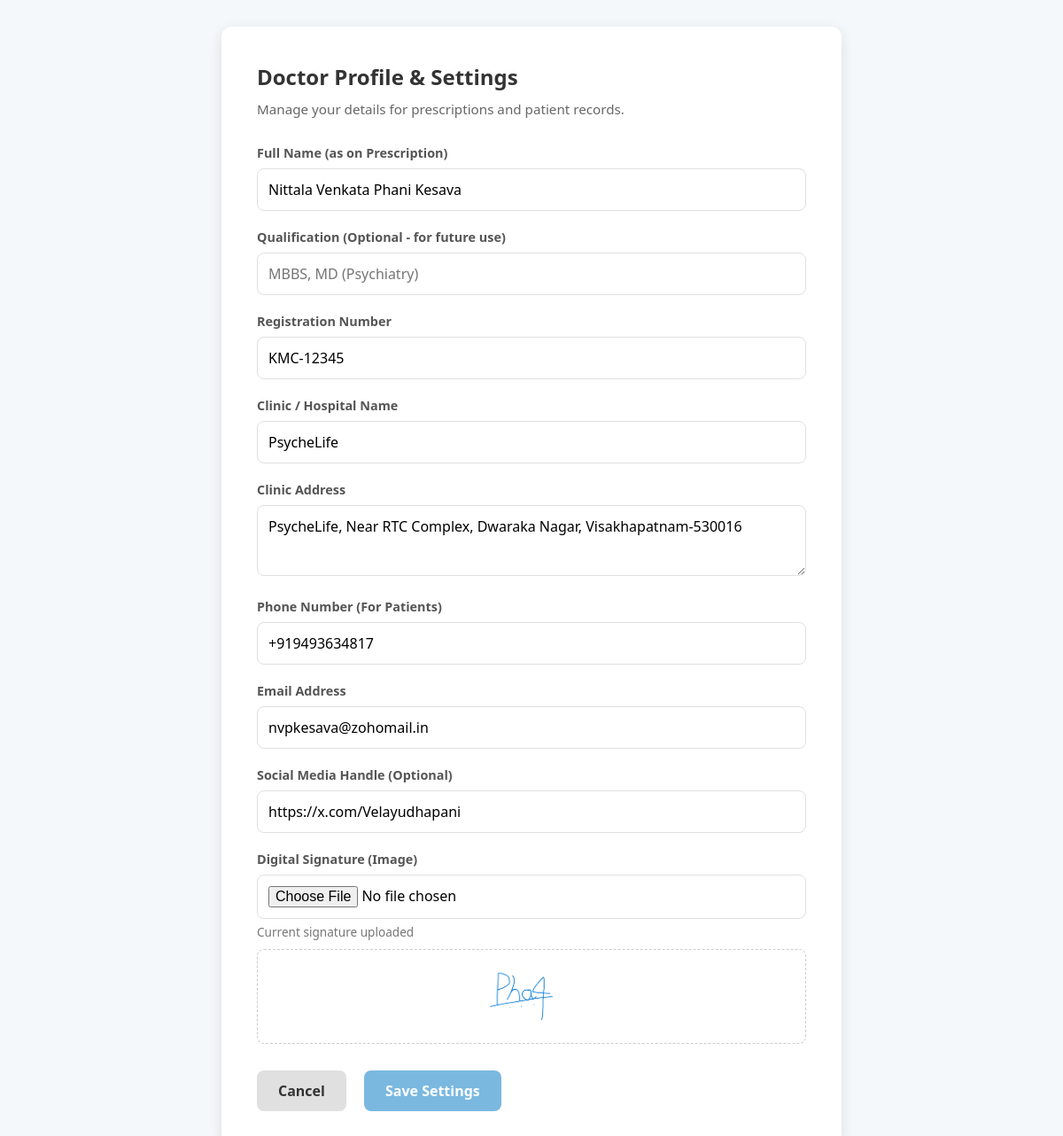
/profile (signed in), run on the app's committed database.
### models.py (models this page shows)
class Doctor(db.Model):
    __tablename__ = 'doctors'
    id = db.Column(db.Integer, primary_key=True)
    username = db.Column(db.String(80), unique=True, nullable=False)
    password_hash = db.Column(db.String(120), nullable=False)
    full_name = db.Column(db.String(100)) # e.g. "Dr. John Doe"
    clinic_name = db.Column(db.String(200))
    kmc_code = db.Column(db.String(50))
    address_text = db.Column(db.Text)
    social_handle = db.Column(db.String(100)) # e.g. "@drjohnpsych"
    signature_filename = db.Column(db.String(200)) # Path to uploaded image
    phone = db.Column(db.String(20))
    email = db.Column(db.String(120))
    patients = db.relationship('Patient', backref='doctor', lazy=True)

### app.py (the view, shortened to what this page needs)
@app.route('/profile', methods=['GET', 'POST'])
@doctor_required
def profile():
    doctor = Doctor.query.get(session.get('doctor_id'))
    if not doctor:
        flash('Doctor not found.', 'error')
        return redirect(url_for('first_visit'))
    return render_template('profile.html', doctor=doctor)

### app.py (called while the page is built)
@app.context_processor
def utility_processor():
    return dict(format_frequency=format_frequency)

def doctor_required(f):
    @wraps(f)
    def decorated_function(*args, **kwargs):
        if 'logged_in' not in session or not session.get('logged_in'):
            flash('This action requires a registered doctor account.', 'error')
            return redirect(url_for('landing'))
        return f(*args, **kwargs)
    return decorated_function

### templates/profile.html (shortened to what this page needs)
<!DOCTYPE html>
<html lang="en">
<head>
</head>
<body>
    <div class="container">
        <h2>Doctor Profile & Settings</h2>
        <p class="subtitle">Manage your details for prescriptions and patient records.</p>
        <form method="POST" enctype="multipart/form-data">
            <div class="form-group">
                <label for="full_name">Full Name (as on Prescription)</label>
                <input type="text" id="full_name" name="full_name" value="{{ doctor.full_name or '' }}" placeholder="Dr. First Last">
            </div>
            <div class="form-group">
                <label for="qualification">Qualification (Optional - for future use)</label>
                <input type="text" id="qualification" name="qualification" value="" placeholder="MBBS, MD (Psychiatry)">
            </div>
            <div class="form-group">
                <label for="kmc_code">Registration Number</label>
                <input type="text" id="kmc_code" name="kmc_code" value="{{ doctor.kmc_code or '' }}" placeholder="KMC-12345">
            </div>
            <div class="form-group">
                <label for="clinic_name">Clinic / Hospital Name</label>
                <input type="text" id="clinic_name" name="clinic_name" value="{{ doctor.clinic_name or '' }}" placeholder="Sunshine Mind Clinic">
            </div>
            <div class="form-group">
                <label for="address_text">Clinic Address</label>
                <textarea id="address_text" name="address_text" placeholder="Full clinic address">{{ doctor.address_text or '' }}</textarea>
            </div>
            <div class="form-group">
                <label for="phone">Phone Number (For Patients)</label>
                <input type="text" id="phone" name="phone" value="{{ doctor.phone or '' }}" placeholder="+91 99999 88888">
            </div>
            <div class="form-group">
                <label for="email">Email Address</label>
                <input type="email" id="email" name="email" value="{{ doctor.email or '' }}" placeholder="doctor@example.com">
            </div>
            <div class="form-group">
                <label for="social_handle">Social Media Handle (Optional)</label>
                <input type="text" id="social_handle" name="social_handle" value="{{ doctor.social_handle or '' }}" placeholder="@username">
            </div>
            <div class="form-group">
                <label for="signature">Digital Signature (Image)</label>
                <input type="file" id="signature" name="signature" accept="image/*">
                {% if doctor.signature_filename %}
                <div class="file-info">Current signature uploaded</div>
                <div class="signature-preview">
                    <img src="{{ url_for('static', filename='signatures/' + doctor.signature_filename) }}" alt="Current Signature">
                </div>
                {% else %}
                <div class="file-info">No signature uploaded yet</div>
                {% endif %}
            </div>
            <div style="margin-top: 30px; display: flex; gap: 10px;">
                <a href="{{ url_for('first_visit') }}" class="btn btn-secondary" style="text-decoration: none; display: inline-block;">Cancel</a>
                <button type="submit" class="btn">Save Settings</button>
            </div>
        </form>
    </div>
</body>
</html>

### templates/profile.html (style rules this page uses)
:root { --primary-blue: #A5DCFE; --primary-dark: #7ab8e0; --text-color: #333; --border-color: #e0e0e0; --bg-color: #f4f8fb; }
* { box-sizing: border-box; margin: 0; padding: 0; font-family: 'Segoe UI', Tahoma, Geneva, Verdana, sans-serif; }
body { background-color: var(--bg-color); padding: 30px; }
.container { max-width: 700px; margin: 0 auto; background: white; padding: 40px; border-radius: 12px; box-shadow: 0 4px 15px rgba(0,0,0,0.1); }
h2 { color: #333; margin-bottom: 10px; }
.subtitle { color: #666; margin-bottom: 30px; font-size: 0.95rem; }
.form-group { margin-bottom: 20px; }
label { display: block; margin-bottom: 8px; font-weight: 600; color: #555; font-size: 0.9rem; }
input[type="text"], input[type="email"], textarea, input[type="file"] { width: 100%; padding: 12px; border: 1px solid var(--border-color); border-radius: 8px; font-size: 1rem; transition: border 0.2s; }
textarea { resize: vertical; min-height: 80px; }
.btn { background-color: var(--primary-dark); color: white; border: none; padding: 12px 24px; border-radius: 8px; font-size: 1rem; cursor: pointer; transition: background 0.2s; font-weight: 600; }
.btn-secondary { background-color: #e0e0e0; color: #333; margin-right: 10px; }
.file-info { font-size: 0.85rem; color: #777; margin-top: 5px; }
.signature-preview { margin-top: 10px; border: 1px dashed #ccc; padding: 10px; text-align: center; border-radius: 8px; }
.signature-preview img { max-height: 80px; }

### data on the page
Doctor: full_name "Nittala Venkata Phani Kesava", kmc_code "KMC-12345", clinic_name "PsycheLife", address_text "PsycheLife, Near RTC Complex, Dwaraka Nagar, Visakhapatnam-530016", phone "+919493634817", email "nvpkesava@zohomail.in", social_handle "https://x.com/Velayudhapani", signature_filename (picture)
